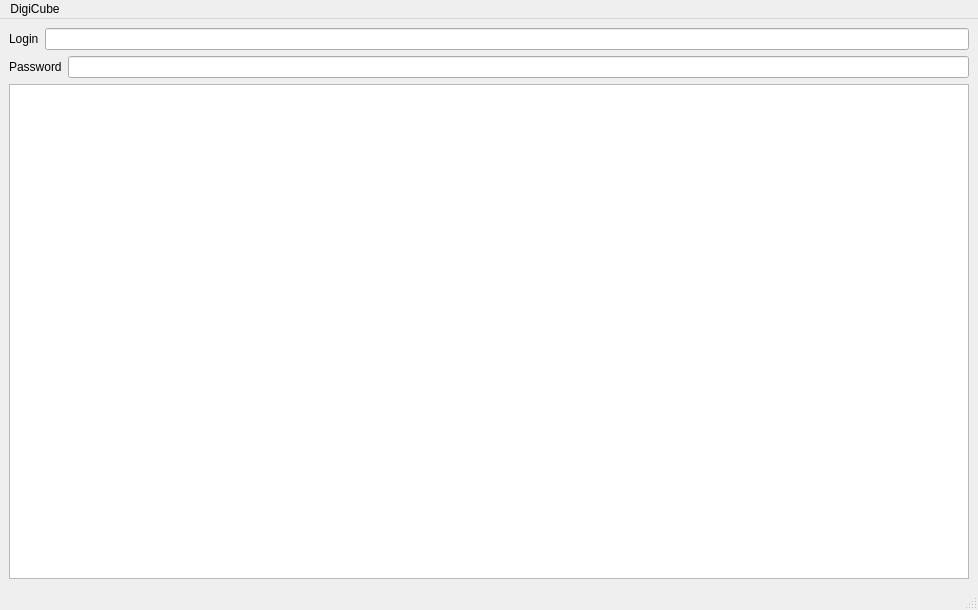
<?xml version="1.0" encoding="UTF-8"?>
<ui version="4.0">
 <class>MainWindow</class>
 <widget class="QMainWindow" name="MainWindow">
  <property name="geometry">
   <rect>
    <x>0</x>
    <y>0</y>
    <width>978</width>
    <height>610</height>
   </rect>
  </property>
  <property name="windowTitle">
   <string>MainWindow</string>
  </property>
  <widget class="QWidget" name="centralwidget">
   <layout class="QVBoxLayout" name="verticalLayout_2">
    <item>
     <layout class="QVBoxLayout" name="verticalLayout">
      <item>
       <layout class="QHBoxLayout" name="horizontalLayout_4">
        <item>
         <widget class="QLabel" name="label_2">
          <property name="text">
           <string>Login</string>
          </property>
         </widget>
        </item>
        <item>
         <widget class="QLineEdit" name="edLogin"/>
        </item>
       </layout>
      </item>
      <item>
       <layout class="QHBoxLayout" name="horizontalLayout_3">
        <item>
         <widget class="QLabel" name="label">
          <property name="text">
           <string>Password</string>
          </property>
         </widget>
        </item>
        <item>
         <widget class="QLineEdit" name="edPassword">
          <property name="echoMode">
           <enum>QLineEdit::Password</enum>
          </property>
         </widget>
        </item>
       </layout>
      </item>
      <item>
       <layout class="QHBoxLayout" name="horizontalLayout">
        <item>
         <widget class="QTextEdit" name="textEdit"/>
        </item>
       </layout>
      </item>
     </layout>
    </item>
   </layout>
  </widget>
  <widget class="QMenuBar" name="menubar">
   <property name="geometry">
    <rect>
     <x>0</x>
     <y>0</y>
     <width>978</width>
     <height>28</height>
    </rect>
   </property>
   <widget class="QMenu" name="menuMoin">
    <property name="title">
     <string>DigiCube</string>
    </property>
    <addaction name="actionConnect"/>
   </widget>
   <addaction name="menuMoin"/>
  </widget>
  <widget class="QStatusBar" name="statusbar"/>
  <action name="actionConnect">
   <property name="text">
    <string>Connect</string>
   </property>
  </action>
 </widget>
 <resources/>
 <connections/>
</ui>
